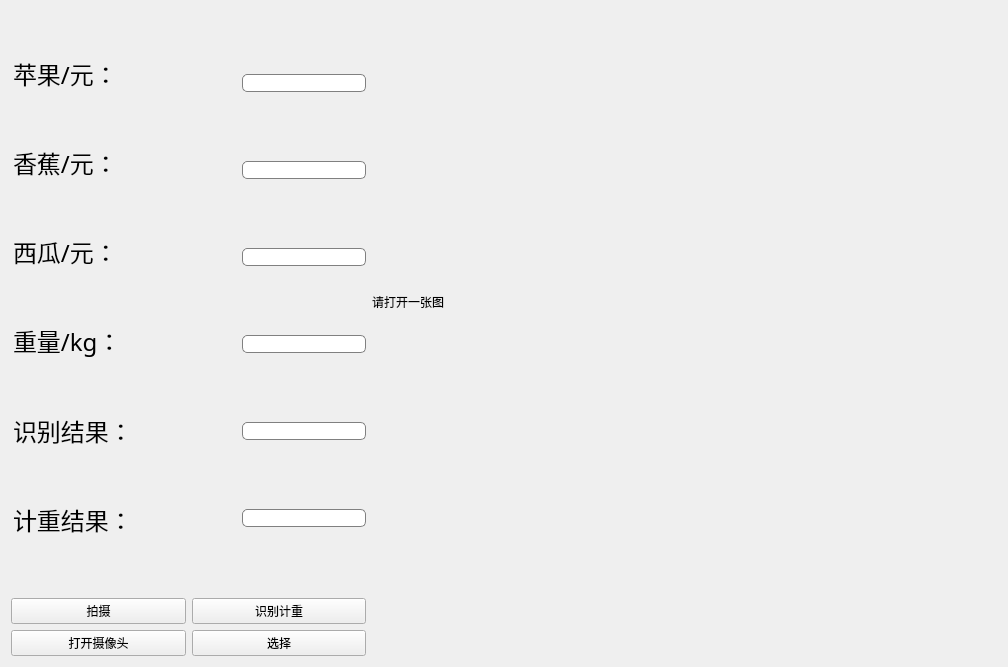
<?xml version="1.0" encoding="UTF-8"?>
<ui version="4.0">
 <class>Form</class>
 <widget class="QWidget" name="Form">
  <property name="geometry">
   <rect>
    <x>0</x>
    <y>0</y>
    <width>1008</width>
    <height>667</height>
   </rect>
  </property>
  <property name="minimumSize">
   <size>
    <width>251</width>
    <height>291</height>
   </size>
  </property>
  <property name="windowTitle">
   <string>Form</string>
  </property>
  <layout class="QGridLayout" name="gridLayout">
   <item row="0" column="0" colspan="2">
    <layout class="QHBoxLayout" name="horizontalLayout">
     <item>
      <layout class="QVBoxLayout" name="verticalLayout">
       <item>
        <widget class="QLineEdit" name="lineEdit">
         <property name="font">
          <font>
           <family>黑体</family>
           <pointsize>18</pointsize>
          </font>
         </property>
         <property name="styleSheet">
          <string notr="true">QLineEdit {
   border: none;
   background-color: transparent;
}
</string>
         </property>
         <property name="text">
          <string>苹果/元：</string>
         </property>
         <property name="readOnly">
          <bool>true</bool>
         </property>
        </widget>
       </item>
       <item>
        <widget class="QLineEdit" name="lineEdit_2">
         <property name="font">
          <font>
           <family>黑体</family>
           <pointsize>18</pointsize>
          </font>
         </property>
         <property name="styleSheet">
          <string notr="true">QLineEdit {
   border: none;
   background-color: transparent;
}
</string>
         </property>
         <property name="text">
          <string>香蕉/元：</string>
         </property>
         <property name="readOnly">
          <bool>true</bool>
         </property>
        </widget>
       </item>
       <item>
        <widget class="QLineEdit" name="lineEdit_3">
         <property name="font">
          <font>
           <family>黑体</family>
           <pointsize>18</pointsize>
          </font>
         </property>
         <property name="styleSheet">
          <string notr="true">QLineEdit {
   border: none;
   background-color: transparent;
}
</string>
         </property>
         <property name="text">
          <string>西瓜/元：</string>
         </property>
         <property name="readOnly">
          <bool>true</bool>
         </property>
        </widget>
       </item>
       <item>
        <widget class="QLineEdit" name="lineEdit_4">
         <property name="font">
          <font>
           <family>黑体</family>
           <pointsize>18</pointsize>
          </font>
         </property>
         <property name="styleSheet">
          <string notr="true">QLineEdit {
   border: none;
   background-color: transparent;
}
</string>
         </property>
         <property name="text">
          <string>重量/kg：</string>
         </property>
         <property name="readOnly">
          <bool>true</bool>
         </property>
        </widget>
       </item>
       <item>
        <widget class="QLineEdit" name="lineEdit_5">
         <property name="font">
          <font>
           <family>黑体</family>
           <pointsize>18</pointsize>
          </font>
         </property>
         <property name="styleSheet">
          <string notr="true">QLineEdit {
   border: none;
   background-color: transparent;
}
</string>
         </property>
         <property name="text">
          <string>识别结果：</string>
         </property>
         <property name="readOnly">
          <bool>true</bool>
         </property>
        </widget>
       </item>
       <item>
        <widget class="QLineEdit" name="lineEdit_6">
         <property name="font">
          <font>
           <family>黑体</family>
           <pointsize>18</pointsize>
          </font>
         </property>
         <property name="styleSheet">
          <string notr="true">QLineEdit {
   border: none;
   background-color: transparent;
}
</string>
         </property>
         <property name="text">
          <string>计重结果：</string>
         </property>
         <property name="readOnly">
          <bool>true</bool>
         </property>
        </widget>
       </item>
      </layout>
     </item>
     <item>
      <layout class="QVBoxLayout" name="verticalLayout_2">
       <item>
        <widget class="QLineEdit" name="apple">
         <property name="styleSheet">
          <string notr="true">QLineEdit {
    border: 1px solid gray;
    border-radius: 5px;
    padding: 0 8px;
    background: white;
}
</string>
         </property>
        </widget>
       </item>
       <item>
        <widget class="QLineEdit" name="banana">
         <property name="styleSheet">
          <string notr="true">QLineEdit {
    border: 1px solid gray;
    border-radius: 5px;
    padding: 0 8px;
    background: white;
}
</string>
         </property>
        </widget>
       </item>
       <item>
        <widget class="QLineEdit" name="watermelon">
         <property name="styleSheet">
          <string notr="true">QLineEdit {
    border: 1px solid gray;
    border-radius: 5px;
    padding: 0 8px;
    background: white;
}
</string>
         </property>
        </widget>
       </item>
       <item>
        <widget class="QLineEdit" name="kg">
         <property name="styleSheet">
          <string notr="true">QLineEdit {
    border: 1px solid gray;
    border-radius: 5px;
    padding: 0 8px;
    background: white;
}
</string>
         </property>
        </widget>
       </item>
       <item>
        <widget class="QLineEdit" name="recognize">
         <property name="styleSheet">
          <string notr="true">QLineEdit {
    border: 1px solid gray;
    border-radius: 5px;
    padding: 0 8px;
    background: white;
}
</string>
         </property>
         <property name="readOnly">
          <bool>true</bool>
         </property>
         <property name="placeholderText">
          <string/>
         </property>
        </widget>
       </item>
       <item>
        <widget class="QLineEdit" name="result">
         <property name="styleSheet">
          <string notr="true">QLineEdit {
    border: 1px solid gray;
    border-radius: 5px;
    padding: 0 8px;
    background: white;
}
</string>
         </property>
         <property name="inputMask">
          <string notr="true"/>
         </property>
         <property name="readOnly">
          <bool>true</bool>
         </property>
        </widget>
       </item>
      </layout>
     </item>
    </layout>
   </item>
   <item row="0" column="2">
    <widget class="QLabel" name="label">
     <property name="sizePolicy">
      <sizepolicy hsizetype="MinimumExpanding" vsizetype="MinimumExpanding">
       <horstretch>0</horstretch>
       <verstretch>0</verstretch>
      </sizepolicy>
     </property>
     <property name="minimumSize">
      <size>
       <width>350</width>
       <height>250</height>
      </size>
     </property>
     <property name="cursor">
      <cursorShape>ArrowCursor</cursorShape>
     </property>
     <property name="text">
      <string>请打开一张图</string>
     </property>
    </widget>
   </item>
   <item row="1" column="0">
    <layout class="QVBoxLayout" name="verticalLayout_3">
     <item>
      <widget class="QPushButton" name="shot">
       <property name="text">
        <string>拍摄</string>
       </property>
      </widget>
     </item>
     <item>
      <widget class="QPushButton" name="open">
       <property name="text">
        <string>打开摄像头</string>
       </property>
      </widget>
     </item>
    </layout>
   </item>
   <item row="1" column="1">
    <layout class="QVBoxLayout" name="verticalLayout_4">
     <item>
      <widget class="QPushButton" name="recognition">
       <property name="text">
        <string>识别计重</string>
       </property>
      </widget>
     </item>
     <item>
      <widget class="QPushButton" name="chooseButton">
       <property name="text">
        <string>选择</string>
       </property>
      </widget>
     </item>
    </layout>
   </item>
  </layout>
 </widget>
 <resources/>
 <connections/>
</ui>
